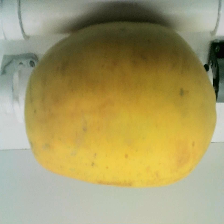
#> input picture PapayaImage.png, 224 x 224 px
$ python -i function.py   (imports and definitions only)
#> lines starting #> are read from the running program, lines starting #| are printed output that depends on the picture
import numpy as np
import cv2

def empty(a):
    pass

# [97 lines left out: functions stackImages, find_area, getContours, process_image, not called in this run]

def results(orig):

    img,imgresult,imgContour,imgCanny,imgDialation,mask = orig
    imgStack = stackImages(0.4,([img,imgresult],
                            [imgCanny,imgDialation],
                            [mask,imgContour]))

    return imgStack

# [42 lines left out: functions result_stack, findColor, nonZero, not called in this run]


>>> import cv2
>>> picture = cv2.imread('PapayaImage.png', cv2.IMREAD_GRAYSCALE)
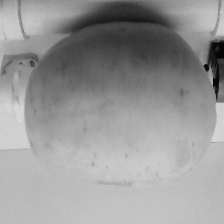
#> picture: shape (224, 224); min 4, max 217, mean 151.2
#> (the run stopped early here; a loop or call above may not have finished)
